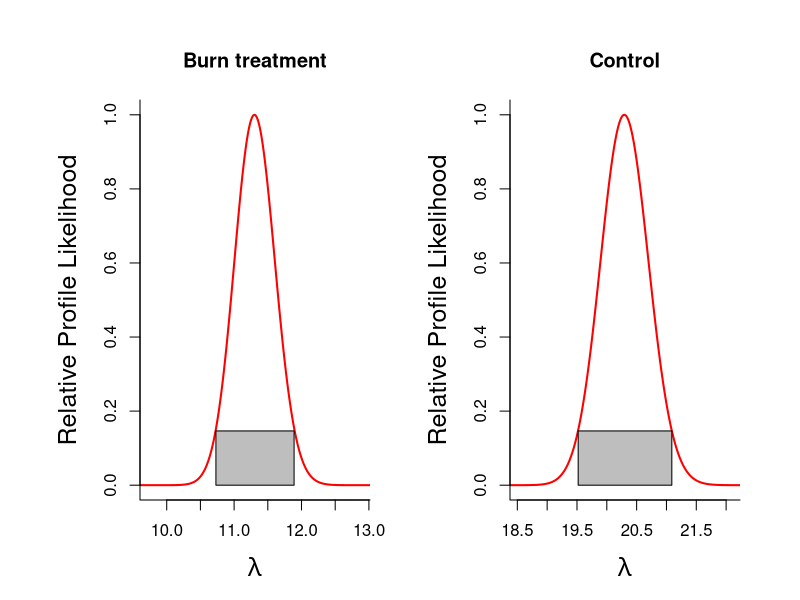
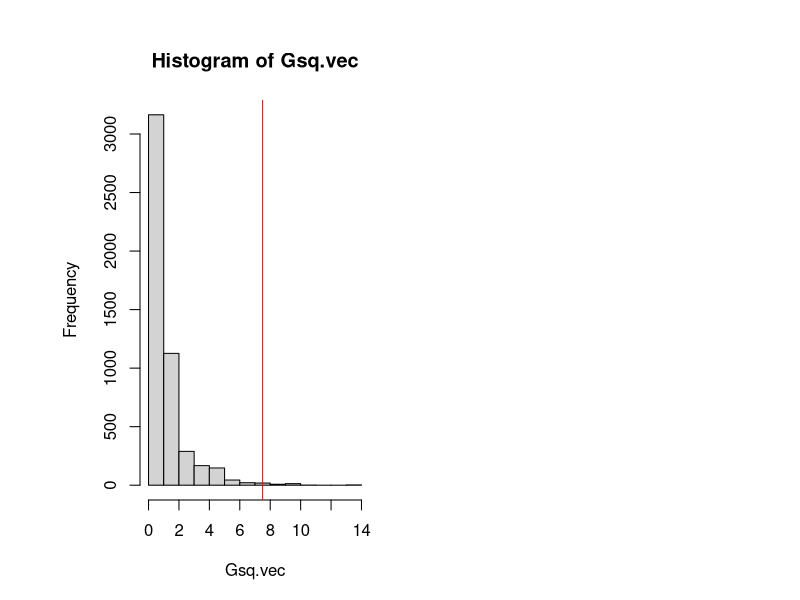

Write the R code that produced these figures, in order.
## ---- chunk 1
library(tidyverse) # load in Tidyverse to filter data

## ---- chunk 2
require(tidyverse)

# Load in the data to filter data
seeds <- read.csv("seed_trap.csv", header = T) # Bring in the data

# Convert the site x species matrix into the long format
seeds_long <- pivot_longer(seeds, cols = 4:9,names_to = "SPECIES", 
													 values_to = "SEEDS")

# Filter the data by treatment (control is 1 year rough)
burn <- seeds_long %>% 
filter(TREATMENT == "BURN")
control <- seeds_long %>% 
filter(TREATMENT == "CONTROL")
## ---- chunk 3
treatment <- function(burn,control ,plot.it=TRUE){

	# Computing Likelihood for Observed Data ####
	llh_poisson <- function(lambda, y){
		# log(likelihood) by summing 
		llh <- sum(dpois(y, lambda, log=TRUE))
  		return(llh)
	}

	lambdas <- seq(0,100, by=0.01)

	# compute log-likelihood for all lambda values
	burn_ll <- sapply(lambdas,function(x){llh_poisson(x,burn$SEEDS)})
	max.burn.ll <- max(burn_ll)
	burn.mle <- lambdas[burn_ll==max.burn.ll]
	burn.rel.l <- exp(burn_ll - max.burn.ll)
	burn.ci.cuttoff <- exp(-qchisq(p=0.95, df=1)/2)
	burn.cut.m.rell <- burn.ci.cuttoff - burn.rel.l
	burn.ci.indices <- which(burn.cut.m.rell<0, arr.ind=TRUE)
	burn.len.ciind <- length(burn.ci.indices)
	burn.left.CL <- lambdas[burn.ci.indices[1]]
	burn.right.CL <-lambdas[burn.ci.indices[burn.len.ciind]]
	n.burn <- length(burn$SEEDS)
	
	control_ll <- sapply(lambdas,function(x){llh_poisson(x,control$SEEDS)})
	max.control.ll <- max(control_ll)
	control.mle <- lambdas[control_ll==max.control.ll]
	control.rel.l <- exp(control_ll - max.control.ll)
	control.ci.cuttoff <- exp(-qchisq(p=0.95, df=1)/2)
	control.cut.m.rell <- control.ci.cuttoff - control.rel.l
	control.ci.indices <- which(control.cut.m.rell<0, arr.ind=TRUE)
	control.len.ciind <- length(control.ci.indices)
	control.left.CL <- lambdas[control.ci.indices[1]]
	control.right.CL <-lambdas[control.ci.indices[control.len.ciind]]
	n.control <- length(control$SEEDS)	

	#### Null model log-likelihood: no difference between burn and control?
	all.data  <- c(as.vector(burn$SEEDS), as.vector(control$SEEDS))
	null_ll <- sapply(lambdas,function(x){llh_poisson(x,all.data)})
	max.null.ll <- max(null_ll)
	null.mle <- lambdas[null_ll==max.null.ll]

	bic.sep.model <- -2*(max.burn.ll+max.control.ll) + 2*log(n.burn+n.control)
	bic.null.model <- -2*max.null.ll + 1*log(n.burn+n.control)
	if(bic.sep.model<bic.null.model){outcome <- 
		"Separate model is best"}else{outcome<- 
			"There's no difference between control and burn"}
	# Save the lambdas and log-likelihoods in a data frame
	burn_df <- data.frame(ll=burn_ll, lambda=lambdas)
	burn_df$TREATMENT <- c("BURN")
	control_df <- data.frame(ll=control_ll, lambda=lambdas)
	control_df$TREATMENT <- c("CONTROL")
	profile.ll <- rbind(burn_df, control_df)
	
	# Save the MLES and the confidence intervals	
	burn.cis <- c(burn.left.CL, burn.mle, burn.right.CL)
	ctl.cis  <- c(control.left.CL, control.mle, control.right.CL)
	out <- rbind(burn.cis, ctl.cis)	
	colnames(out) <- c("LCL", "MLE", "UPL")
	rownames(out) <- c("Burn treat.", "Control")
	
	
	
	if(plot.it==TRUE){
		
		burn.ci <- seq(from=burn.left.CL, to=burn.right.CL, by=0.01)
		ctl.ci <- seq(from=control.left.CL, to=control.right.CL, by=0.01)
		ci.height <- burn.ci.cuttoff
		
		xlims.burn <- c(burn.left.CL-1, burn.right.CL+1)
		xlims.ctl  <- c(control.left.CL-1, control.right.CL+1) 
		par(mfrow=c(1,2), oma=c(1,2,1,1), mar=c(4,5,4,2))		
		plot(lambdas, burn.rel.l, type="l", col="red", lwd=2, xlim=xlims.burn, xlab=expression(lambda), 
		ylab="Relative Profile Likelihood", cex.lab=1.5, bty="l", main="Burn treatment")
		polygon(x=c(burn.ci,rev(burn.ci)), y=c(rep(0,length(burn.ci)),rep(ci.height,length(burn.ci))), col="grey")
		plot(lambdas, control.rel.l, type="l", col="red", lwd=2, xlim=xlims.ctl,xlab=expression(lambda), 
		ylab="Relative Profile Likelihood", cex.lab=1.5, bty="l", main="Control")
		polygon(x=c(ctl.ci,rev(ctl.ci)), y=c(rep(0,length(ctl.ci)),rep(ci.height,length(ctl.ci))), col="grey")		
		
	}
	
	
	return(list(CIS.lambdas=out,bic.sep.model=bic.sep.model, bic.null.model=bic.null.model, outcome=outcome))
}
## ---- chunk 4
output <- treatment(burn,control,plot.it=TRUE)
## ---- chunk 5
# Extract the MLEs
out.mle <- output[[1]]

# Separate the burn from control MLEs
burn.lamb.mle <- out.mle[1,3]
control.lamb.mle <- out.mle[2,3]
## ---- chunk 6
# Number of trials 
N <- 10
burn.reps <- 21
control.reps <- 21

# Simulate the data
burn.samp <- rbinom(n=burn.reps, size=N, prob=0.40)
cont.samp <- rbinom(n=burn.reps, size=N, prob=0.16)

# Calculate phat
burn.p.hat <- sum(burn.samp)/(N*length(burn.samp))
cont.p.hat <- sum(cont.samp)/(N*length(cont.samp))
## ---- chunk 7
# Simulate data using probability from simulated data
# and the number of trials from the estimation of seed arrival
burn.est <- rbinom(n=burn.reps, size=round(burn.lamb.mle), prob = burn.p.hat)
cont.est <- rbinom(n=control.reps, size=round(control.lamb.mle), prob = cont.p.hat)
## ---- chunk 8
# Comparing total plant establishmet by treatment
lnLo <- function(burn,control,Ntrials){
	
	both.counts <- c(burn,control)
	p.hat <- sum(both.counts)/(Ntrials*length(both.counts))
	llikevec <- dbinom(x=both.counts, size=Ntrials, prob=p.hat, log=TRUE)
	return(sum(llikevec))
}

# Likelihood function under the alternative
lnL1 <- function(burn,control,Ntrials){
	
	phat.burn <- sum(burn)/(Ntrials*length(burn))
	phat.cont <- sum(control)/(Ntrials*length(control))
	
	llike.burn <- sum(dbinom(x=burn,size=Ntrials, prob=phat.burn, log=TRUE))
	llike.cont <- sum(dbinom(x=control,size=Ntrials, prob=phat.cont, log=TRUE))
	
	return(sum(c(llike.burn,llike.cont)))
}

# Computing Gsq = -2log(Lo/L1)
lnLo.hat <- lnLo(burn=burn.est, control=cont.est, Ntrials=N)
lnL1.hat <- lnL1(burn=burn.est, control=cont.est, Ntrials=N)

Gsq <- -2*(lnLo.hat-lnL1.hat)
alpha <- 0.001
Gsq.crit <- qchisq(p=1-alpha, df=3-1)
pvalue <- 1-pchisq(q=Gsq, df=3-1)

# Parametric bootstrapping
boot <- 5000
both <- c(burn.est,cont.est)
phat.Ho <- sum(both)/(N*length(both)); # MLE under H0 = sum(xis)/sum(nis)
Gsq.vec <- rep(0,boot)

for(i in 1:boot){
	# Simulate data like the one observed but under the Null hypothesis

	burn.boot <- rbinom(n=burn, size=N, prob=phat.Ho)
	cont.boot <- rbinom(n=control, size=N, prob=phat.Ho)
	
	lnLo.boot <- lnLo(burn=burn.boot, control=cont.boot, Ntrials=N)	
	lnL1.boot <- lnL1(burn=burn.boot, control=cont.boot, Ntrials=N)		
	
	Gsq.vec[i] <- -2*(lnLo.boot-lnL1.boot)
	
}

boot.pval <- sum(Gsq.vec > Gsq)/2000 # Proportion of boostrap Gsq's that are bigger than the observed Gsq
print(boot.pval) # compare to Chisquare pvalue
print(pvalue)
## ---- chunk 9
hist(Gsq.vec)
abline(v=Gsq, col="red")
